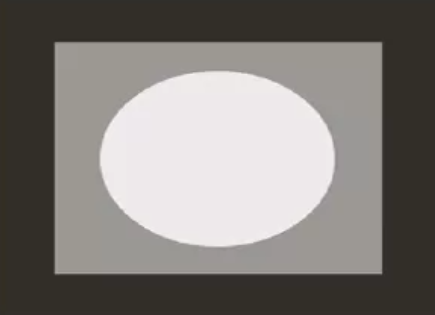
#> input picture basic/pics/three_gray.png, 435 x 315 px
$ jupyter execute --allow-errors addNoise_blur.ipynb
#> lines starting #> are read from the running program, lines starting #| are printed output that depends on the picture
Part 1：图像处理——图像修复（Restoration）
======================================

# 图像修复（复原）
&emsp;&emsp;以某种预定方式改进图像，与图像增强不同，图像复原利用**退化（Degradation）**现象的先验知识，建模退化过程并应用**逆过程**对退化图像 $g(x,y)$ 进行修复，得到原图像 $f(x,y)$ 的一个估计 $\hat{f}(x,y)$。

* 对修复过程进行建模：

* 退化图像：
$$
g(x,y) = (h\otimes f)(x,y) + \eta(x,y)  \\
\otimes —— 卷积运算
$$

* 频率域等效公式：
$$
G(u,v) = H(u,v)F(u,v) + N(u,v)
$$

## 主要六种噪声类型：

* 噪声性质有两类：**加性噪声**与信号无关，本身存在；**乘性噪声**一般由信道引起，与信号相乘，可以通过傅里叶变换转换成加性。
* 噪声来源：传感器、光照环境、信号传输过程、图像处理过程。

* 高斯（Gaussian）:  实际的系统中不存在，但可以很好地对各种噪声进行**模拟**，方便数学计算。
$$
\begin{equation}
p(z) = \frac{1}{\sqrt{2\pi}\sigma}e^{-(z-\bar{z})^2/2\sigma^2}, -\infty < z < \infty
\end{equation}
\tag{1}
$$


* 瑞利（Reyleigh）:  对设备噪声的模拟具有较好效果。
$$
\begin{equation}
p(z) =
\left\{
\begin{array}{}
\frac{2}{b} (z - a)e^{-(z - a)^2 \over b}\quad &z \ge a
\\
0\quad &z \le a
\end{array}
\right.
\\
\bar{z} = a + \sqrt{\pi b \over 4}, \quad
\sigma^2 = \frac{b(4 - \pi)}{4}
\end{equation}
\tag{2}
$$

* 爱尔兰 / 伽马（Erlang / Gamma）：
$$
\begin{equation}
p(z) =
\left\{
\begin{array}{}
\frac{a^bz^{b-1}}{(b-1)!} e^{-az}\quad &z \ge 0
\\
0\quad &z \lt 0
\end{array}
\right.
\\
\bar{z} = \frac{b}{a}, \quad
\sigma^2 = \frac{b}{a^2}
\end{equation}
\tag{3}
$$

* 指数（Exponential）:  不对称，不存在负噪声。
$$
\begin{equation}
p(z) =
\left\{
\begin{array}{}
ae^{-az} \quad &z \ge 0
\\
0 \quad &z \lt 0
\end{array}
\right.
\\
\bar{z} = a + \sqrt{\pi b \over 4}, \quad
\sigma^2 = \frac{b(4 - \pi)}{4}
\end{equation}
\tag{4}
$$


* 均匀（Uniform）:  设备量化采样时取中间值，可以作为量化过程的噪声模型。一般来自设备以及对图片的操作。
$$
\begin{equation}
p(z)  =
\left\{
\begin{array}{}
\frac{1}{b - a} \quad & a \le z \le b
\\
0 \quad & other
\end{array}
\right.
\\
\bar{z} = \frac{a+b}{2}, \quad
\sigma^2 = 0
\end{equation}
\tag{5}
$$

* 脉冲 / 椒盐（Impulse / Pepper & Salt）：黑白相间的亮暗点噪声。
$$
\begin{equation}
p(z)  =
\left\{
\begin{array}{}
P_s \quad & z = 2^k - 1
\\
P_p \quad & z = 0
\\
1 - (P_s+P_p) \quad & z = V
\end{array}
\right.
\\
\bar{z} = (0)P_p + K(1 - P_s - P_p) + (2^k - 1)P_s
\\
\sigma^2 = (0 - \bar{z})^2P_p + (K - \bar{z})^2(1 - P_s - P_p) + (2^k - 1)^2P_s
\end{equation}
\tag{5}
$$

[cell 1]
import cv2
import numpy as np
import matplotlib.pyplot as plt


picCount = 0


def show(src, til) -> None:
    global picCount
    picCount += 1

    plt.figure(picCount, (15, 30))
    plt.imshow(src, 'gray'), plt.axis('off'), plt.title(til)
    plt.show()

    plt.hist(src.ravel(), 256, [0, 256])
    plt.show()


# 添加高斯噪声
def gaussian_noise(src, mean, sigma):
#> called with mean = 0, sigma = 10
    dst = src / 255
    sigma /= 255
    noise = np.random.normal(mean, sigma, src.shape)
    dst += noise
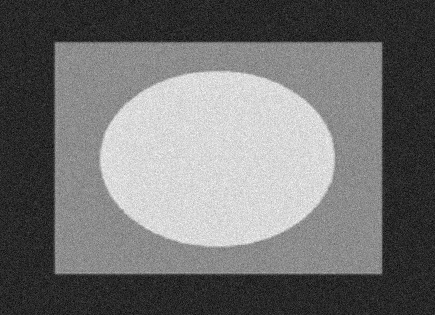
#> dst: shape (315, 435) float64; min 0.0135, max 1.08, mean 0.489; drawn with min black and max white
    dst = np.clip(dst, 0, 1)  # 归一化
    dst = np.uint8(dst * 255)  # 还原成灰度图
    return dst


# 添加指数噪声
def exponential_noise(src, scale = 1.0):
    dst = src.copy()
    noise = np.random.exponential(scale, dst.shape)
    dst += noise.astype(dst.dtype)
    dst = np.uint8(np.clip(dst, 0, 255))
    return dst


# 添加均衡噪声
def uniform_noise(src, mean = 0, sigma = 0):
    dst = src.copy()
    a = 2 * mean - np.sqrt(12 * sigma)
    b = 2 * mean + np.sqrt(12 * sigma)
    noise = np.random.uniform(a, b, dst.shape)
    dst += noise.astype(dst.dtype)
    dst = np.uint8(np.clip(dst, 0, 255))
    return dst


# 添加椒盐噪声
def peppernsalt_noise(src, ps = 0, pp = 0):
    dst = src.copy()
    mask = np.random.choice((0, 0.5, 1), size=dst.shape[:2], p=[pp, (1 - ps - pp), ps])
    dst[mask==1] = 255
    dst[mask==0] = 0
    return dst

[cell 2]
# 原图
three_gray = cv2.imread("pics/three_gray.png", cv2.IMREAD_GRAYSCALE)
#> (the rest of this cell did not finish here and is left out)

[cell 3]
# 均匀噪声
three_gray_uniform = uniform_noise(three_gray, 0, 10)
#> (the rest of this cell did not finish here and is left out)

[cell 4]
# 对均匀噪声均匀滤波
uniform_blur_on_uniform = cv2.blur(three_gray_uniform, (5,5))
#> (the rest of this cell did not finish here and is left out)

[cell 5]
# 高斯噪声
three_gray_gaussian = gaussian_noise(three_gray, 0, 10)
#> (the rest of this cell did not finish here and is left out)

[cell 6]
# 对高斯噪声均匀滤波
uniform_blur_on_gaussian = cv2.blur(three_gray_gaussian, (11,11))
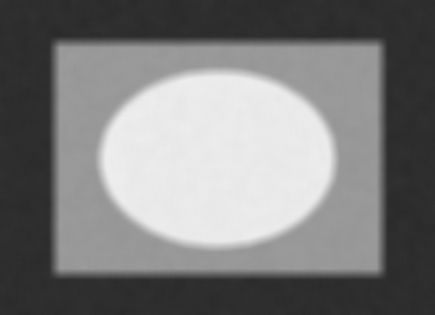
#> uniform_blur_on_gaussian: shape (315, 435); min 42, max 238, mean 124.1
#> (the rest of this cell did not finish here and is left out)

[cell 7]
# 对高斯噪声高斯滤波
gaussian_blur = cv2.GaussianBlur(three_gray_gaussian, (11,11), 10)
#> (the rest of this cell did not finish here and is left out)

[cell 8]
# 对高斯噪声双边滤波：同时使用空间高斯权重和灰度值相似性高斯权重
bilateral_blur = cv2.bilateralFilter(three_gray_gaussian, 11, 75, 75)
show(bilateral_blur, "bilateral filter on gaussian noise")
#> in show, `plt.show()`:
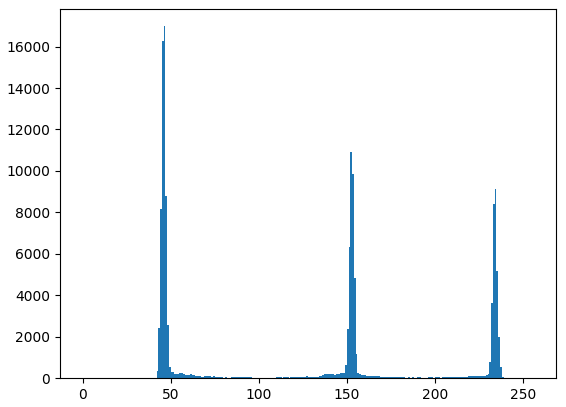
#> figure drawn by matplotlib, 1 panel; tallest bar 16983 high, from x = 46 to 47

[cell 9]
# 椒盐噪声
three_gray_pns = peppernsalt_noise(three_gray, 0.1, 0.1)
#> in peppernsalt_noise, `dst[mask==0] = 0`:
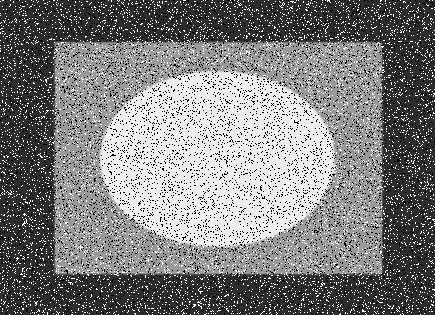
#> dst: shape (315, 435); min 0, max 255, mean 124.7
show(three_gray_pns, "pepper & salt noise")
#> call 2 of show, with til = 'pepper & salt noise'
#> in show (call 2), `plt.show()`:
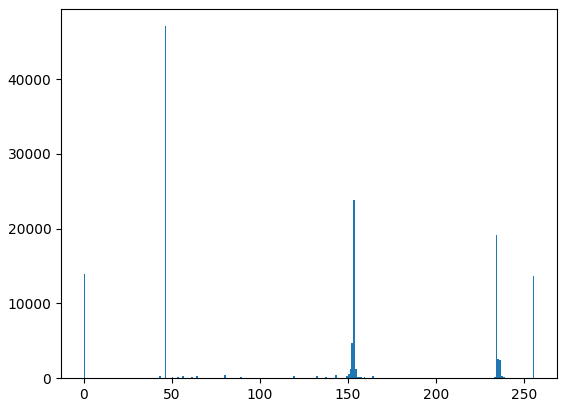
#> figure drawn by matplotlib, 1 panel; tallest bar 47082 high, from x = 46 to 47

[cell 10]
# 对椒盐噪声中值滤波
median_blur = cv2.medianBlur(three_gray_pns, 11)
#> (the rest of this cell did not finish here and is left out)
